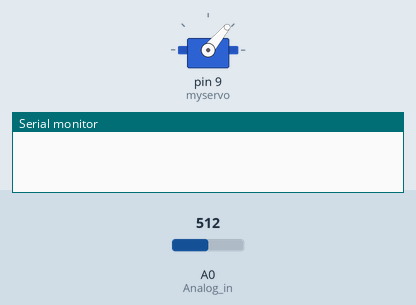
Recording of a sketch running on a simulated Arduino Uno, built with avr-gcc and run on an emulated ATmega328P. Shown: servo, the last lines printed to the serial monitor. The inputs (shaded band) are chosen by the test bench; at power-on: A0 (Analog_in) = 512.

Above: at 0.1 s.
At 5.1 s:
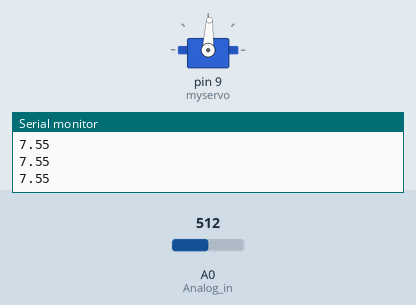
Timing chart, 0 to 6.6 s (numbered marks = the images above):
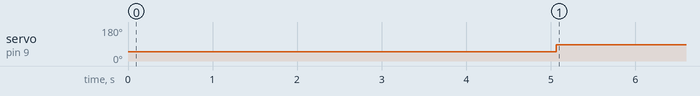

The sketch:

Ball2_PIDcontroller.ino
```cpp
#include <Wire.h>
#include <Servo.h>

/////////////////////// Inputs/Outputs ///////////////////////
int Analog_in = A0;
Servo myservo;  // Servo object

//////////////////////// Variables /////////////////////////
int Read = 0;
float distance = 0.0;
float elapsedTime, time, timePrev;
float distance_previous_error, distance_error;
int total_time = 5000;  // total time before neutral
int n = 100;
int period = 100; //100 ms read period

/////////////////// PID Constants ///////////////////////


int SERVO_MIN = 50;  // Lowest position (fully left)
int SERVO_MAX = 110;    // Highest position (fully right)

void setup() {
  Serial.begin(9600);
  myservo.attach(9);
  //myservo.write(SERVO_MAX);  // Move servo to its neutral position at startup
  pinMode(Analog_in, INPUT);
  time = millis();
  myservo.write(SERVO_MIN);  // Move servo to its highest position at startup

}
void loop() {
  if (millis() > time + period) {
    time = millis();

    long sum = 0;
    for (int i = 0; i < n; i++) {
      sum += analogRead(Analog_in);
    }
    float adc = sum / n;

    // Convert ADC value to distance (calibrated formula). 0-5 v range.  10 bits of resolution

    float distance_in = 2.4168 + 22.95 * pow(0.9896,adc);
    float distance_cm = 7.552444 + 30.66397 * pow(0.95488,adc);


    //output of Distance sensor for measuring impulse
    Serial.println(distance_cm);
  //delay(250);
    if (time > total_time) {
      myservo.write(87); // after 5 sec move servo to neutral to simulate a step +55 is tuning the angle to true neutral.  need to adjust
    }
  }
}
```

Measured:
- by itself, servo on pin 9 (myservo): 50° → 87° at 5.1 s
